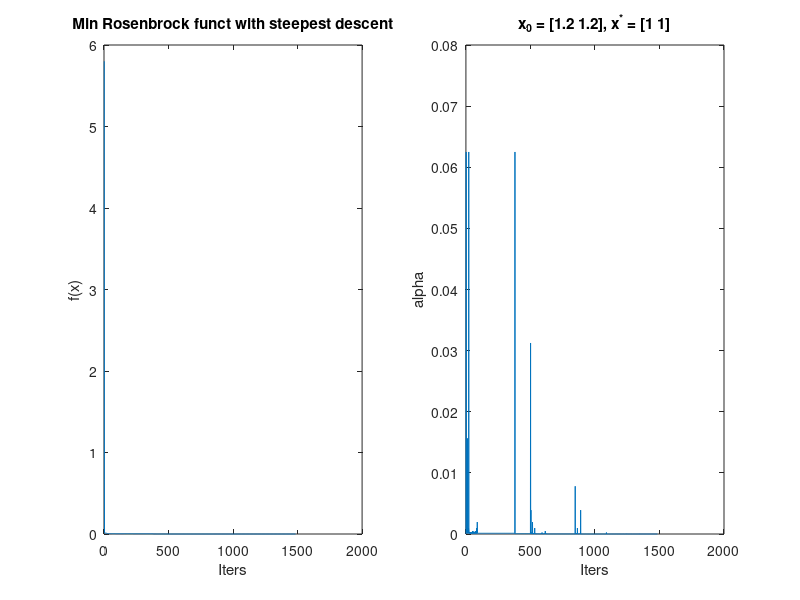
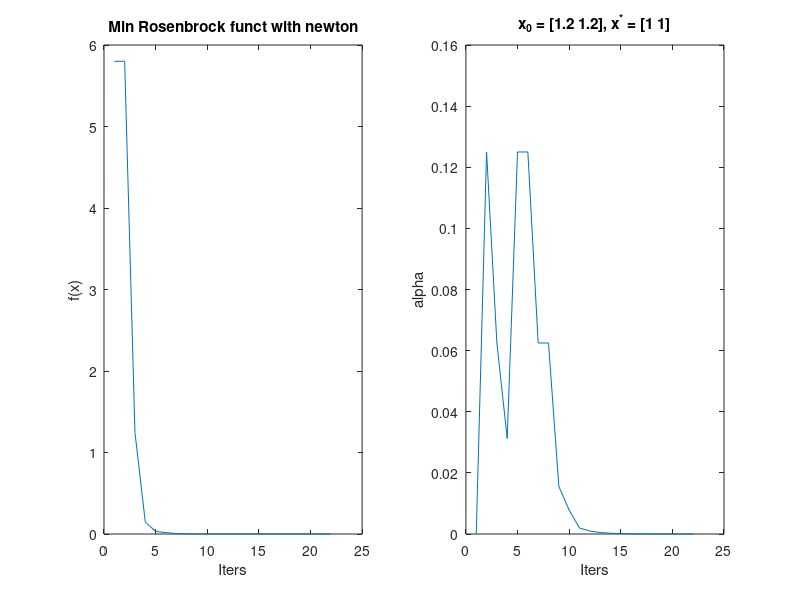
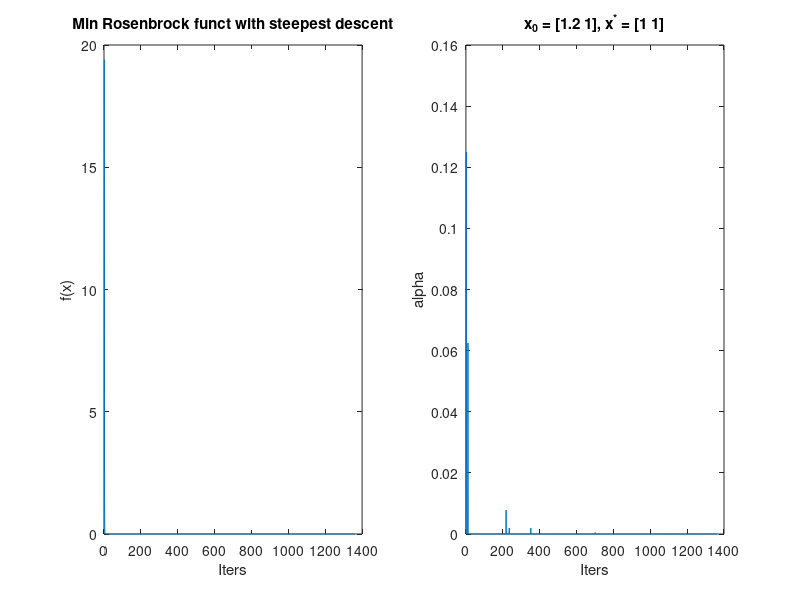
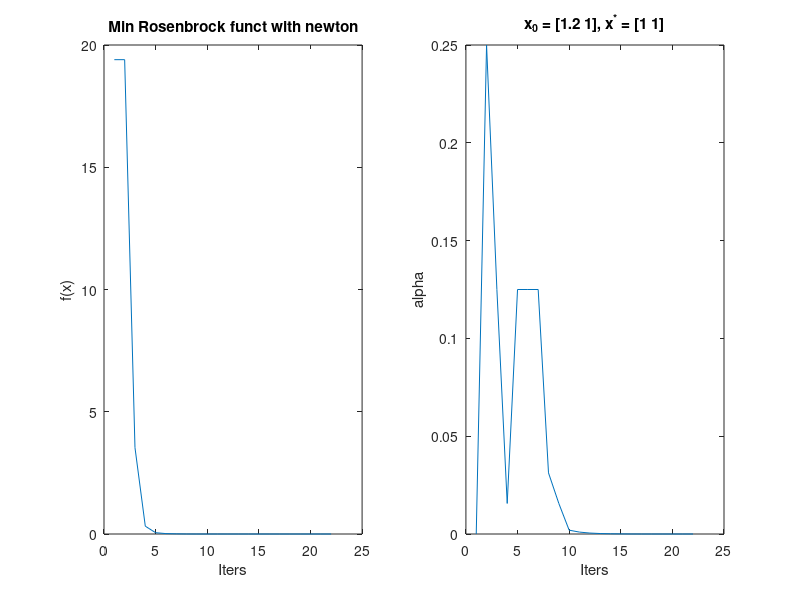

These figures' MATLAB source, in order:
function rosenbrock_newton()
% Program the steepest descent and Newton algorithms using the backtracking
% line search, Algorithm 3.1. Use them to minimize the Rosenbrock function
% (2.22). Set the initial step length = 1 and print the step length used
% by each method at each iteration. First try the initial point
% x0 = (1.2, 1.2)T and then the more difficult starting point x0 = (1.2, 1)T
alpha_max = 1;
rho = 0.5;
c = 0.5;

x_0 = [1.2; 1.2];
[x_p, f_obj, alpha, iter] =  backtracking_min(x_0, 'steepest descent', ...
                                              alpha_max, rho, c);
plot_results(x_p, f_obj, alpha, iter, 'steepest descent', x_0);
[x_p, f_obj, alpha, iter] =  backtracking_min(x_0, 'newton', alpha_max, rho, c);
plot_results(x_p, f_obj, alpha, iter, 'newton', x_0);

x_0 = [1.2; 1];
[x_p, f_obj, alpha, iter] =  backtracking_min(x_0, 'steepest descent', ...
                                              alpha_max, rho, c);
plot_results(x_p, f_obj, alpha, iter, 'steepest descent', x_0);
[x_p, f_obj, alpha, iter] =  backtracking_min(x_0, 'newton', alpha_max, rho, c);
plot_results(x_p, f_obj, alpha, iter, 'newton', x_0);
end

function [x, f_obj, alpha, iter] = backtracking_min(x_0, method, ...
                                                      alpha_max, rho, c)
iter = 1;
tol = 1e-6;
max_iter = 1e6;
f_obj = zeros(max_iter, 1);
alpha = alpha_max * ones(max_iter, 1);
alpha(1) = 0;

x = x_0;
f_obj(iter) = rb_function(x);
while norm(rb_gradient(x)) > tol && iter < max_iter
  iter = iter + 1;
  p = step_dir(x, method);
  [alpha(iter), f_obj(iter)] = step_length(x, p, alpha(iter), rho, c);
  x = x + alpha(iter) * p;
end
f_obj = f_obj(1:iter);
alpha = alpha(1:iter);
end

function p = step_dir(x_k, method)
% Return a unit direction of search
if strcmp(method, 'newton')
  p = - rb_hessian(x_k)^-1 * rb_gradient(x_k);
else
  p = - rb_gradient(x_k);
end
p = p / norm(p);
end

function [alpha, f_x_k] = step_length(x_k, p_k, alpha_max, rho, c)
% Return the step length based on first Wolfe condition
alpha = alpha_max;
f_x_k = rb_function(x_k);
while (rb_function(x_k + alpha * p_k) > ...
      f_x_k + c * alpha * rb_gradient(x_k)' * p_k)
  alpha = rho * alpha;
end
end

% Visualize iteration
function plot_results(x_p, f_obj, alpha, iter, method, x_0)
figure;
subplot(1, 2, 1);
plot(1:iter, f_obj);
title(['Min Rosenbrock funct with ', method])
ylabel('f(x)');
xlabel('Iters');
subplot(1, 2, 2);
plot(1:iter, alpha)
title(['x_0 = ', mat2str(x_0', 3), ', x^* = ', mat2str(x_p', 3)]);
ylabel('alpha');
xlabel('Iters');
end

% Function to minimize, its gradient and hessian

function f = rb_function(x)
f = 100*(x(2) - x(1)^2)^2 + (1 - x(1))^2;
end

function gf = rb_gradient(x)
gf = [2 * x(1) - 400 * x(1) * (- x(1)^2 + x(2)) - 2;
      200 * (x(2) - x(1)^2)];
end

function hf = rb_hessian(x)
hf = [2 + 1200 * x(1)^2 - 400 * x(2), -400*x(1);
      -400 * x(1), 200];
end